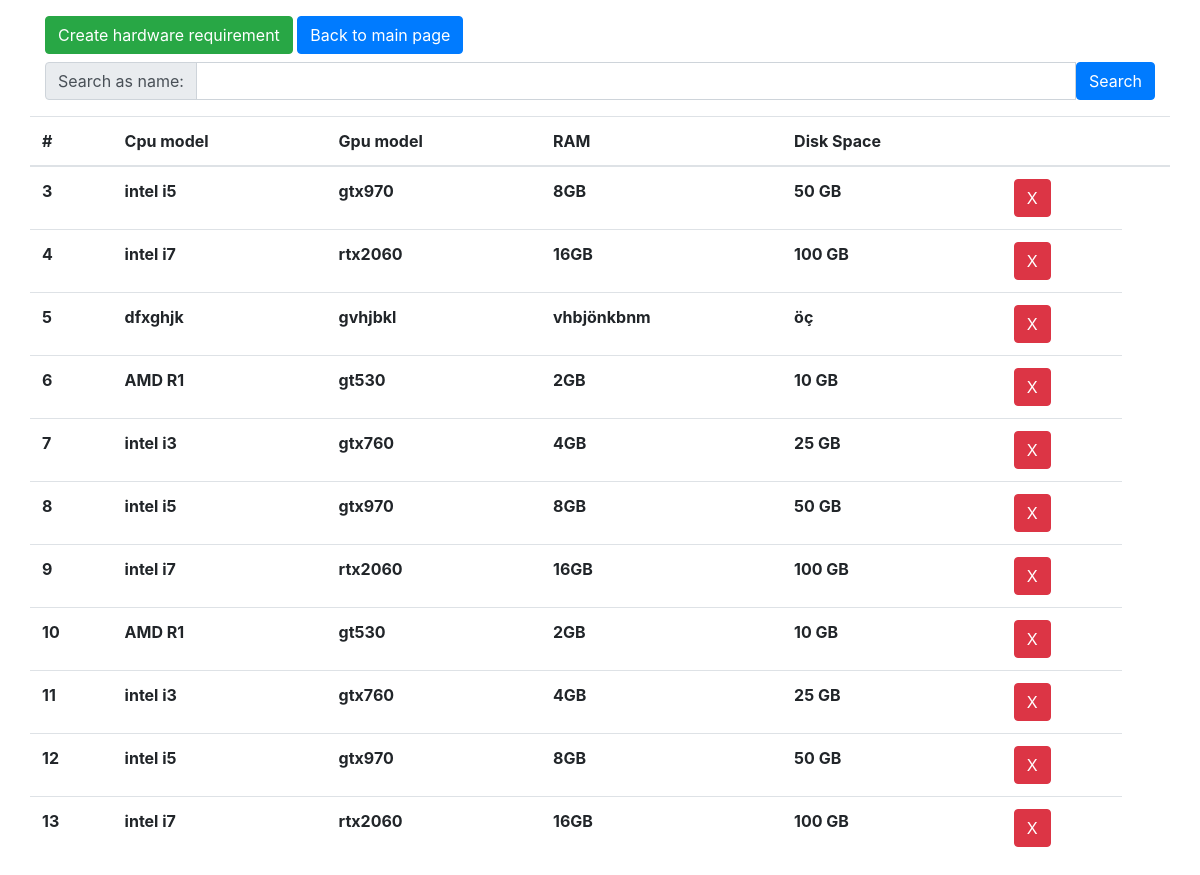
The app's page /SUPlay/hardwarerequirements.php with its own data.
### tables this page shows
CREATE TABLE `hardware_requirement` (
  `requirement_id` int(11) NOT NULL,
  `cpu_model` varchar(20) DEFAULT NULL,
  `gpu_model` varchar(20) DEFAULT NULL,
  `ram` varchar(20) DEFAULT NULL,
  `disk_space` varchar(20) DEFAULT NULL
);

### SUPlay/hardwarerequirements.php (the view, shortened to what this page needs)
<!doctype html>
<html lang="en">
  <head>
    <link rel="stylesheet" href="https://stackpath.bootstrapcdn.com/bootstrap/4.3.1/css/bootstrap.min.css">
  </head>
  <body>
    <div class="container">
        <div class="row mt-3">
            <div class="col-md-12">
                <a href="createhardwarerequirements.php" class="btn btn-success text-white">Create hardware requirement</a>
                <a href="index.php" class="btn btn-primary text-white">Back to main page</a>
            </div>
            <div class="col-md-12 mt-2">
              <form action= "hrdwsearch.php" method= "post">
                <div class="input-group">
                    <div class="input-group-prepend">
                      <span class="input-group-text" id="">Search as name:</span>
                    </div>
                    <input name = "hrdwsearch" type="text" class="form-control">
                    <button type="submit" class="btn btn-primary text-white">Search</button>
                  </div>
                  </form>
            </div>
            <table class="table table-hover mt-3">
                <thead>
                  <tr>
                    <th scope="col">#</th>
                    <th scope="col">Cpu model</th>
                    <th scope="col">Gpu model</th>
                    <th scope="col">RAM</th>
                    <th scope="col">Disk Space</th>
                    <th scope="col"></th>
                    <th></th>
                  </tr>
                </thead>
                <tbody>
                    <?php
                      include "config.php";
                      $sql_command = "SELECT * FROM hardware_requirement";
                      $result =  mysqli_query($db, $sql_command);
                      while ($rows = mysqli_fetch_assoc($result))
                      {
                          $requirement_id = $rows['requirement_id'];
                          $cpu_model = $rows['cpu_model'];
                          $gpu_model = $rows['gpu_model'];
                          $ram = $rows['ram'];
                          $disk_space = $rows['disk_space'];
                          echo "<tr>" . "<th scope='row'>" . $requirement_id . "</th>" . "<th>" . $cpu_model. "</th>". "<th>" . $gpu_model. "</th>". "<th>" . $ram. "</th>". "<th>" . $disk_space. "<th><form method=post action=deletehardwarerequirementspost.php><button name=hardware_requirement value=$requirement_id type='submit' class='btn btn-danger'> X </button></form></th>". "</tr>";
                      }
                      ?>
                </tbody>
              </table>
        </div>
    </div>
  </body>
</html>

### records on screen
hardware_requirement: requirement_id "3", cpu_model "intel i5", gpu_model "gtx970", ram "8GB", disk_space "50 GB"
hardware_requirement: requirement_id "4", cpu_model "intel i7", gpu_model "rtx2060", ram "16GB", disk_space "100 GB"
hardware_requirement: requirement_id "5", cpu_model "dfxghjk", gpu_model "gvhjbkl", ram "vhbjönkbnm", disk_space "öç"
hardware_requirement: requirement_id "6", cpu_model "AMD R1", gpu_model "gt530", ram "2GB", disk_space "10 GB"
hardware_requirement: requirement_id "7", cpu_model "intel i3", gpu_model "gtx760", ram "4GB", disk_space "25 GB"
hardware_requirement: requirement_id "8", cpu_model "intel i5", gpu_model "gtx970", ram "8GB", disk_space "50 GB"
hardware_requirement: requirement_id "9", cpu_model "intel i7", gpu_model "rtx2060", ram "16GB", disk_space "100 GB"
hardware_requirement: requirement_id "10", cpu_model "AMD R1", gpu_model "gt530", ram "2GB", disk_space "10 GB"
hardware_requirement: requirement_id "11", cpu_model "intel i3", gpu_model "gtx760", ram "4GB", disk_space "25 GB"
hardware_requirement: requirement_id "12", cpu_model "intel i5", gpu_model "gtx970", ram "8GB", disk_space "50 GB"
hardware_requirement: requirement_id "13", cpu_model "intel i7", gpu_model "rtx2060", ram "16GB", disk_space "100 GB"
